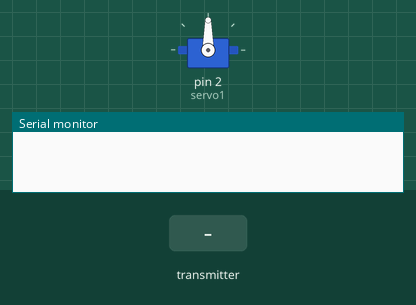
Simulated run of this sketch. Board: Arduino Uno, built with avr-gcc and run on an emulated ATmega328P. On the bench: servo, the last lines printed to the serial monitor. The inputs (shaded band) are chosen by the test bench. No radio packets arrive unless stated.

Above: at 1.2 s.
1.3 s: the transmitter starts sending angulo = 0
At 1.9 s:
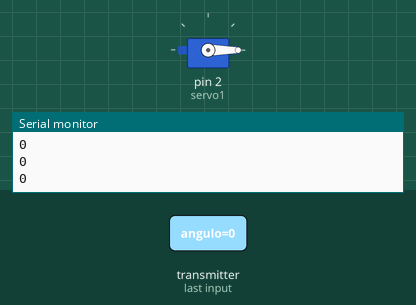
2.8 s: the transmitter starts sending angulo = 256
At 3.1 s:
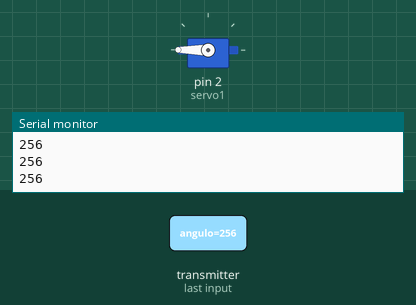
4.3 s: the transmitter starts sending angulo = 1023
At 5.4 s:
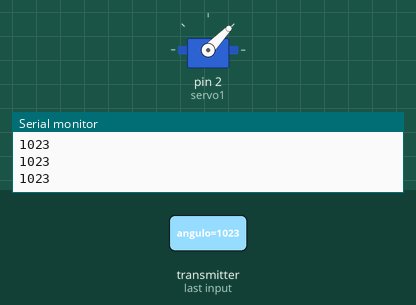
5.8 s: the transmitter starts sending angulo = 512
At 6.6 s:
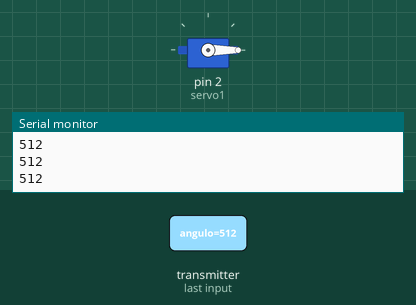
Timing chart, 0 to 8.3 s (numbered marks = the images above; inputs shaded):
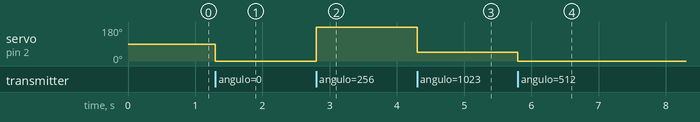

Measured:
- after the input at 1.3 s, servo on pin 2 (servo1): 90° → 0° at once
- after the input at 2.8 s, servo on pin 2 (servo1): 0° → 180° at once
- after the input at 4.3 s, servo on pin 2 (servo1): 180° → 46° at once
- after the input at 5.8 s, servo on pin 2 (servo1): 46° → 0° at once

The sketch:

receptor.ino
```cpp
#include <SPI.h>
#include <nRF24L01.h>
#include <RF24.h>
#include<Servo.h>
Servo servo1;


RF24 radio(7, 8); // CE, CSN

const byte address[6] = "00001";

void setup() {
  Serial.begin(9600);
  radio.begin();
  radio.openReadingPipe(0, address);
  radio.setPALevel(RF24_PA_MIN);
  radio.startListening();
  servo1.attach(2);
}

void loop() {
  if (radio.available()) {
    int angulo;
    radio.read(&angulo, sizeof(angulo));
    servo1.write(angulo);
    Serial.println(angulo);
  }
}
```
